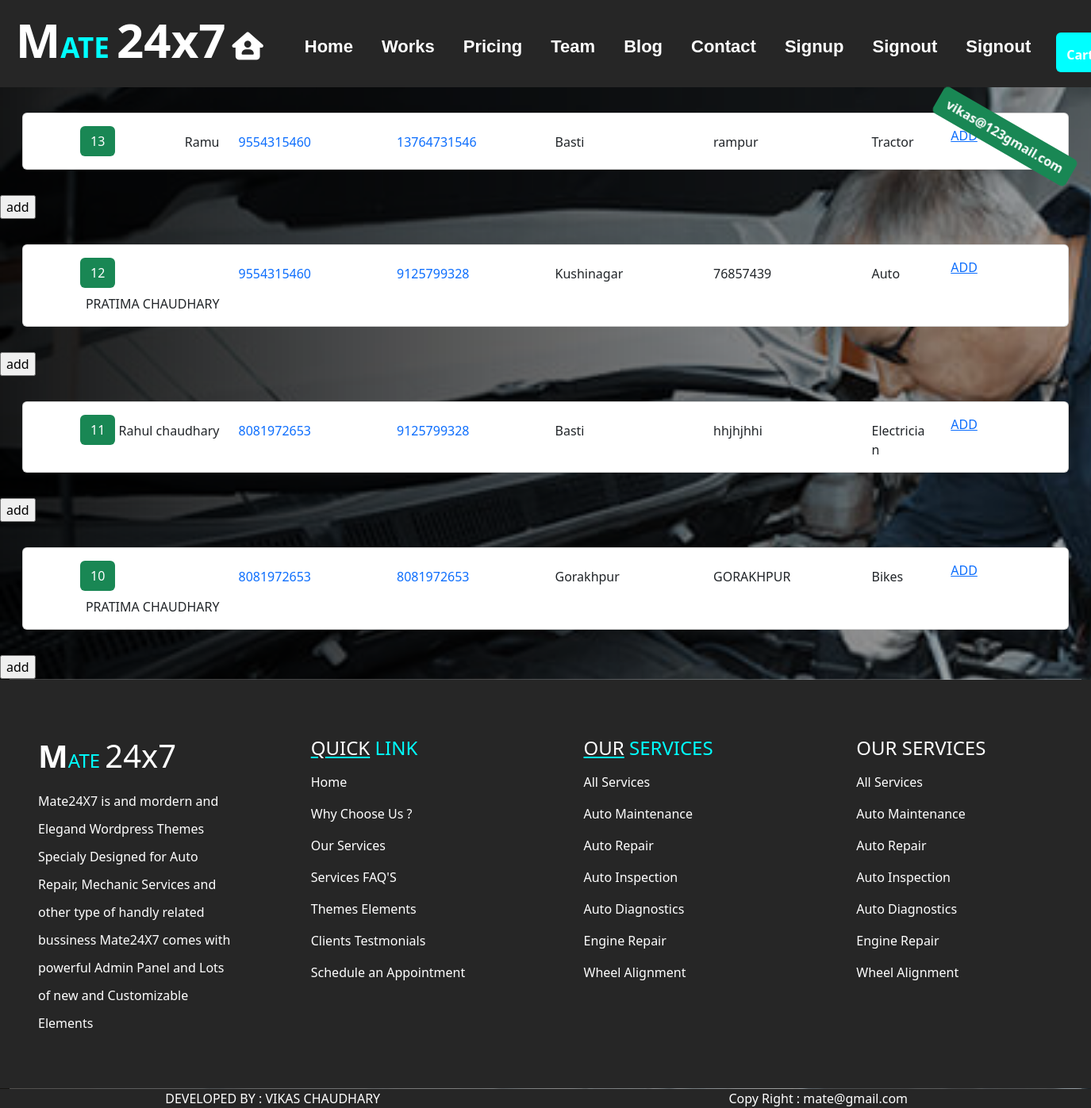
Screenshot of /user/work/ (signed in) with the database file from the repository.
### user/models.py (models this page shows)
class userdata(models.Model):
    name=models.CharField(max_length=50)
    mobile=models.CharField(max_length=15)
    amobile=models.CharField(max_length=15)
    city=models.CharField(max_length=40)
    address=models.TextField()
    job=models.CharField(max_length=40)

### user/views.py (the view)
# urls.py: path("work/",views.work),
def work(request):
    x=request.session.get('auserid')
    k=mcart.objects.all().filter(userid=x).count()
    m=userdata.objects.all().order_by('-id')
    dict={"udata":m,"n":k,"id":id}
    return render(request,'user/work.html',context=dict)

### templates/user/work.html (shortened to what this page needs)
{% extends 'base.html'%}
{% load static %}
{% block content %}
{% for i in udata %}
<div class="row my-3 mx-3">
    <div class="col-sm-12">
        <div class="card my-3 px-2">
            <div class="row g-0">
              <div class="col-md-12 px-5">
                <div class="card-body">
                  <div class="row">
                    <div class="col-sm-2"><a href="" style="text-decoration: none;" class="btn bg-success text-white">{{i.id}}</a><span class="float-end pt-2">{{i.name}}</span></div>
                    <div class="col-sm-2 pt-2"><a href="tel:{{i.mobile}}" style="text-decoration: none;">{{i.mobile}}</a></div>
                    <div class="col-sm-2 pt-2"><a href="tel:{{i.amobile}}" style="text-decoration: none;">{{i.amobile}}</a></div>
                    <div class="col-sm-2 pt-2">{{i.city}}</div>
                    <div class="col-sm-2 pt-2">{{i.address}}</div>
                    <div class="col-sm-1 pt-2">{{i.job}}</div>
                    <div class="col-sm-1"><a href="/user/cart?uid={{i.id}}">ADD</a></div>
                  </div>
                </div>
              </div>
            </div>
          </div>
    </div>
 </div>
 <input type="button" value="add" onclick="demo()" id="addd">
{% endfor %}
{% endblock %}

### rows the page displays
userdata: id "13", name "Ramu", mobile "9554315460", amobile "13764731546", city "Basti", address "rampur", job "Tractor"
userdata: id "12", name "PRATIMA CHAUDHARY", mobile "9554315460", amobile "9125799328", city "Kushinagar", address "76857439", job "Auto"
userdata: id "11", name "Rahul chaudhary", mobile "8081972653", amobile "9125799328", city "Basti", address "hhjhjhhi", job "Electrician"
userdata: id "10", name "PRATIMA CHAUDHARY", mobile "8081972653", amobile "8081972653", city "Gorakhpur", address "GORAKHPUR", job "Bikes"

### other values shown
{{ request.session.auserid }} "vikas@123gmail.com"
